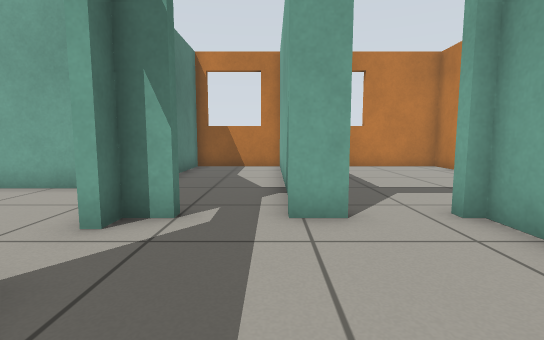
view 1 (above)

15 first-person views from a walk through a world built for the Gazebo simulator. The camera is 0.62 m above the floor, tilts 6° down and sees 85° across. The floor is counted in squares, 0.5 m on a side. Each view is taken from the middle of a square. On the plan, view 1 faces up. The plan holds only what a view shows up to about 13 squares ahead; the rest is blank.

view 2
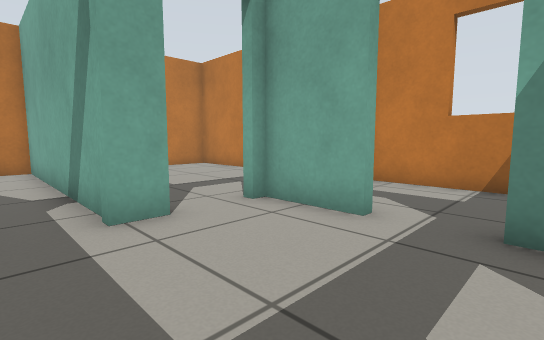

view 3
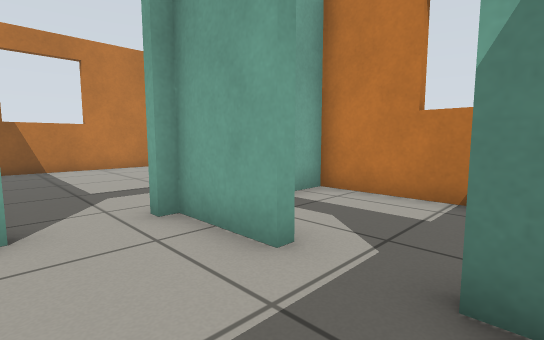

view 4
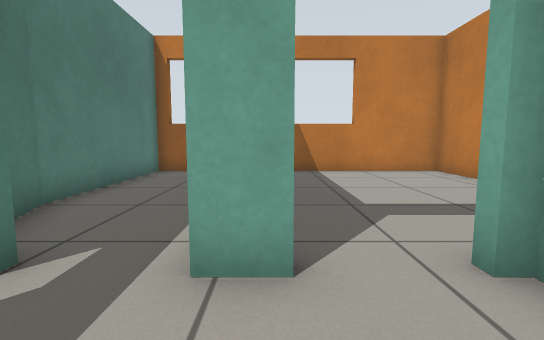

view 5
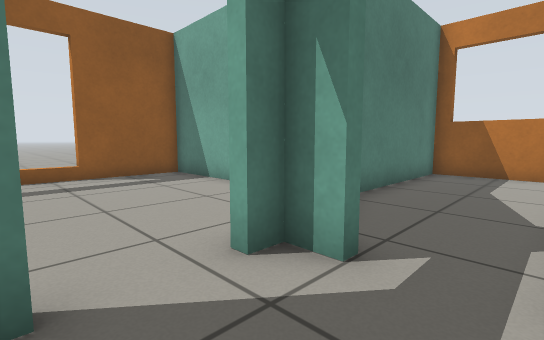

view 6
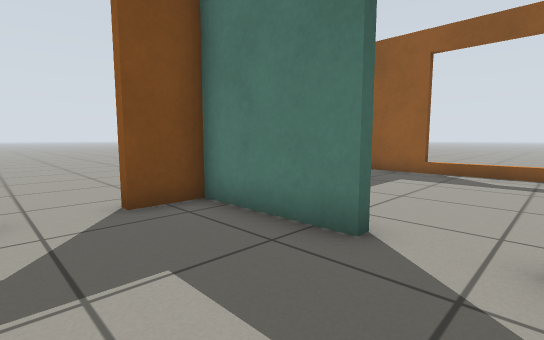

view 7
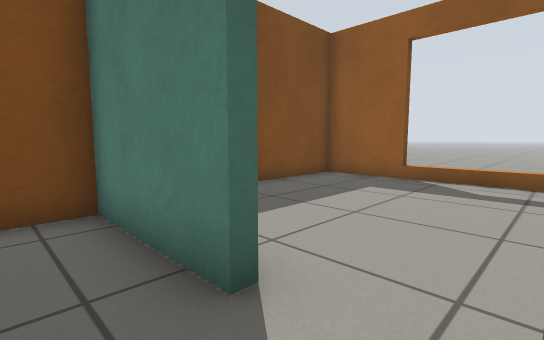

view 8
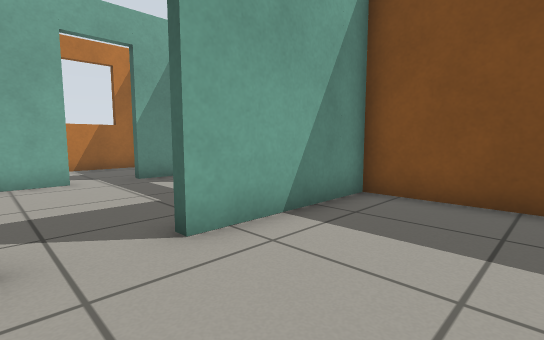

view 9
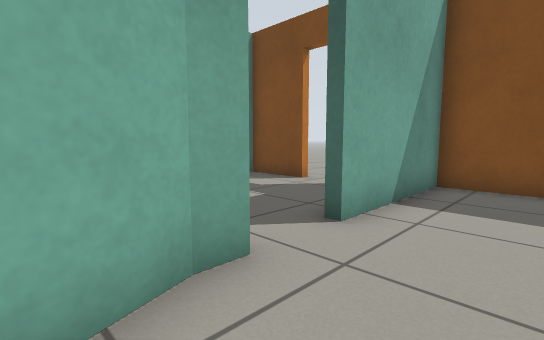

view 10
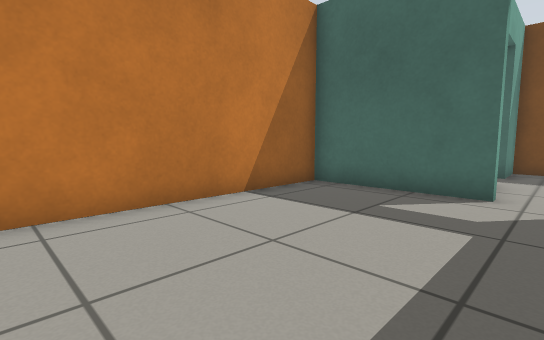

view 11
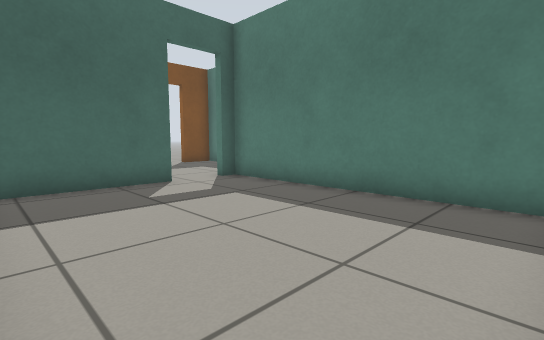

view 12
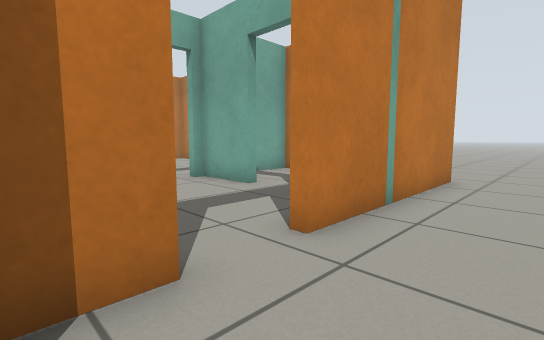

view 13
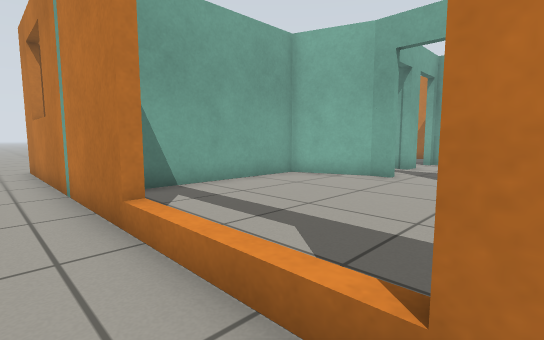

view 14
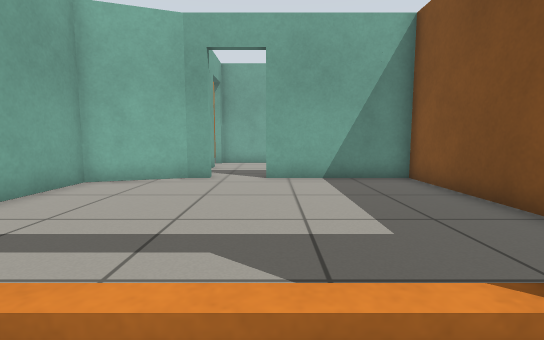

view 15
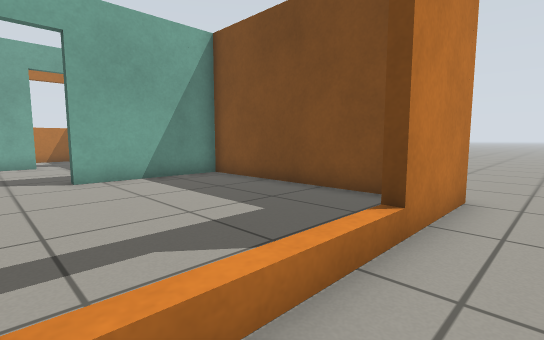

### Floor plan
Ten units are one square. View 1 is at (0, 0); x grows to the right and y downward. Boxes are objects, and circles mark ways between rooms. Rooms are numbered by the first view taken in them; rooms with no view inside come last. Other rooms are left out.
<svg viewBox="-113 -142 208 177">
<path fill="none" stroke="#000" d="M34 -23 34 -45 29 -45M13 -45 4 -45M10 13 34 13 34 -4M-24 -22 -24 13 -8 13M-24 -45 -24 -40M-27 -40 -27 -47 -36 -73 -104 -73 -104 24 -27 24 -27 -22M41 -132 41 -137M6 -129 6 -49M29 -49 73 -49 73 -133 15 -133M-8 17 -20 17M-106 28 -106 -137M-108 -4 -102 -4M-102 -42 -108 -42M78 17 10 17M-102 -120 -108 -120M-29 -137 -29 -132M4 -45 4 -133 -33 -133 -33 -75 -29 -64M78 -23 72 -23M73 10 73 -45 56 -45"/>
<circle cx="-25" cy="-35" r="3" fill="#2a7"/>
<circle cx="25" cy="-50" r="3" fill="#2a7"/>
<circle cx="5" cy="15" r="3" fill="#2a7"/>
<circle cx="-5" cy="-50" r="3" fill="#2a7"/>
<circle cx="35" cy="-15" r="3" fill="#2a7"/>
<circle cx="-100" cy="-40" r="3" fill="#2a7"/>
<text x="10" y="-20">1</text>
<text x="-60" y="-30">2</text>
<text x="40" y="-100">3</text>
<text x="-50" y="30">4</text>
<text x="-10" y="-100">5</text>
<text x="60" y="-20">6</text>
</svg>
Room 1 opens to room 2. Room 1 opens to room 3. Room 1 opens to room 4. Room 1 opens to room 5. Room 1 opens to room 6. Room 2 opens to room 4.

Where each view was taken, in squares from view 1:
view 1: 0 up, 0 right, facing up
view 2: 0 up, 1 left, facing up-right
view 3: 0 up, 1 right, facing up-right
view 4: 2 up, 1 right, facing up
view 5: 2 up, 0 right, facing up-left
view 6: 4 up, 1 right, facing down-left
view 7: 4 up, 1 left, facing down-left
view 8: 4 up, 6 left, facing down-right
view 9: 6 up, 5 left, facing down-right
view 10: 12 up, 2 right, facing down-right
view 11: 13 up, 7 right, facing down-left
view 12: 4 down, 2 left, facing up-right
view 13: 0 up, 12 left, facing up-right
view 14: 2 up, 12 left, facing right
view 15: 4 up, 12 left, facing down-right
